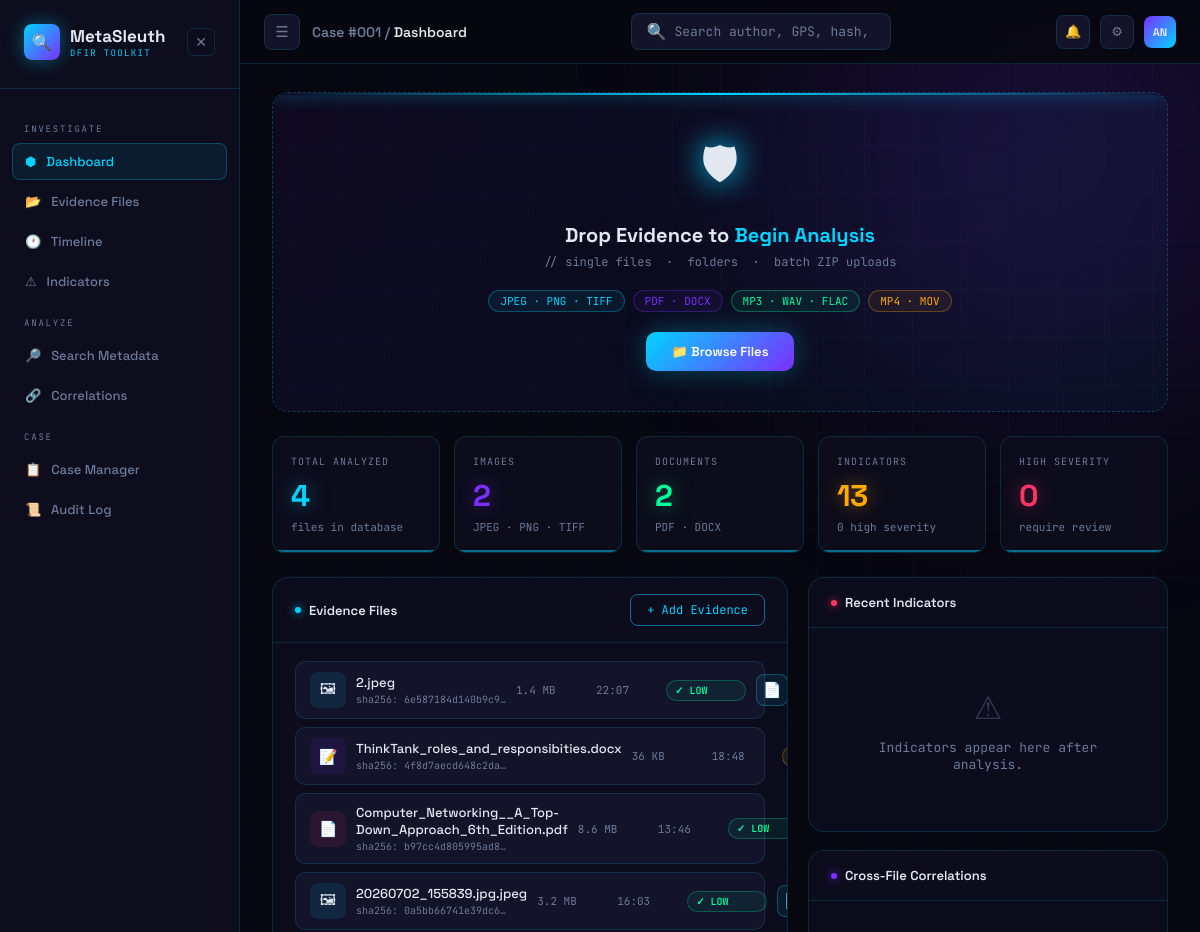
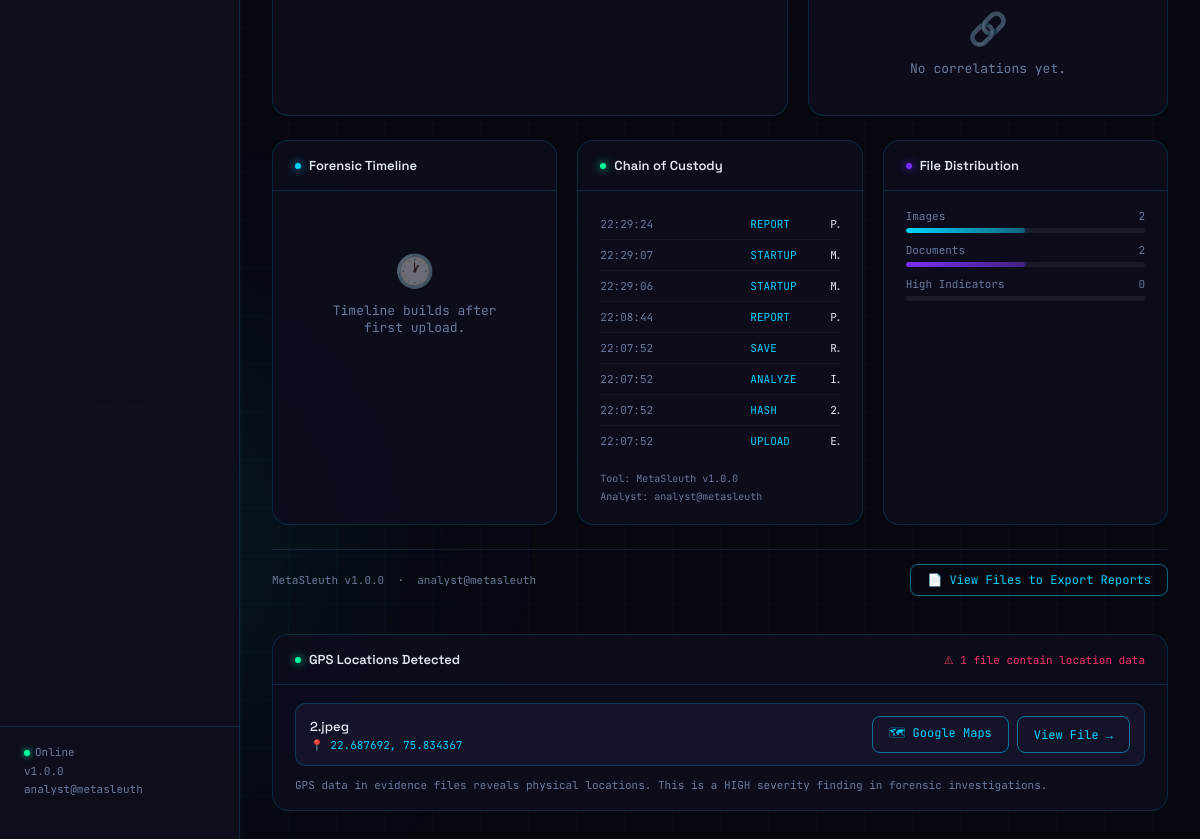
The page / on the database its author committed (2 pictures, top to bottom).
### tables this page shows
CREATE TABLE files (
            id          INTEGER PRIMARY KEY AUTOINCREMENT,
            filename    TEXT NOT NULL,
            file_type   TEXT NOT NULL,
            file_size   INTEGER,
            md5         TEXT,
            sha1        TEXT,
            sha256      TEXT,
            upload_time TEXT NOT NULL,
            analyst     TEXT
        );

CREATE TABLE audit_log (
            id        INTEGER PRIMARY KEY AUTOINCREMENT,
            timestamp TEXT NOT NULL,
            action    TEXT NOT NULL,
            detail    TEXT,
            analyst   TEXT,
            tool_ver  TEXT
        , file_id INTEGER);

CREATE TABLE metadata (
            id      INTEGER PRIMARY KEY AUTOINCREMENT,
            file_id INTEGER NOT NULL,
            key     TEXT NOT NULL,
            value   TEXT,
            FOREIGN KEY (file_id) REFERENCES files(id)
        );

### app.py (the view)
@app.route('/')
def dashboard():
    files        = get_all_files()
    stats        = get_dashboard_stats()
    audit_log    = get_audit_log()
    correlations = get_correlations()
    gps_findings = get_gps_findings()
    return render_template('dashboard.html',
                           files        = files,
                           stats        = stats,
                           audit_log    = audit_log,
                           correlations = correlations,
                           gps_findings = gps_findings,
                           analyst      = ANALYST_NAME,
                           version      = TOOL_VERSION)

### templates/dashboard.html (shortened to what this page needs)
{% extends 'base.html' %}
{% block breadcrumb %}Case #001 / <span>Dashboard</span>{% endblock %}
{% block content %}
<div class="upload-zone" id="drop-zone">
    <div class="scan-line"></div>
    <div class="upload-icon">&#128737;</div>
    <div class="upload-title">
        Drop Evidence to <em>Begin Analysis</em>
    </div>
    <div class="upload-sub">
        // single files &nbsp;&middot;&nbsp; folders &nbsp;&middot;&nbsp; batch ZIP uploads
    </div>
    <div class="type-badges">
        <span class="badge img">JPEG &middot; PNG &middot; TIFF</span>
        <span class="badge doc">PDF &middot; DOCX</span>
        <span class="badge aud">MP3 &middot; WAV &middot; FLAC</span>
        <span class="badge vid">MP4 &middot; MOV</span>
    </div>
    <button
        class="upload-btn"
        onclick="document.getElementById('file-input').click()"
    >
        &#128193; Browse Files
    </button>
</div>
<div class="stats-row">
    <div class="stat-card">
        <div class="stat-label">Total Analyzed</div>
        <div class="stat-value c-cyan">{{ stats.total }}</div>
        <div class="stat-meta">files in database</div>
    </div>
    <div class="stat-card">
        <div class="stat-label">Images</div>
        <div class="stat-value c-violet">{{ stats.images }}</div>
        <div class="stat-meta">JPEG &middot; PNG &middot; TIFF</div>
    </div>
    <div class="stat-card">
        <div class="stat-label">Documents</div>
        <div class="stat-value c-ok">{{ stats.documents }}</div>
        <div class="stat-meta">PDF &middot; DOCX</div>
    </div>
    <div class="stat-card">
        <div class="stat-label">Indicators</div>
        <div class="stat-value c-warn">{{ stats.total_indicators }}</div>
        <div class="stat-meta">{{ stats.high }} high severity</div>
    </div>
    <div class="stat-card">
        <div class="stat-label">High Severity</div>
        <div class="stat-value c-alert">{{ stats.high }}</div>
        <div class="stat-meta">require review</div>
    </div>
</div>
<div class="two-col">
    <div class="panel">
        <div class="panel-head">
            <div class="panel-title">
                <span class="dot"></span>
                Evidence Files
            </div>
            <button
                class="btn-outline"
                onclick="document.getElementById('file-input').click()"
            >
                + Add Evidence
            </button>
        </div>
        <div class="panel-body">
            {% if files %}
            <div class="file-list">
                {% for f in files %}
                <div class="file-row" id="file-row-{{ f.id }}">
                    <a href="/file/{{ f.id }}"
                        style="display:contents; text-decoration:none; color:inherit;"
                    >
                        <div class="file-icon
                            {% if   f.file_type == 'image' %}fi-image
                            {% elif f.file_type == 'pdf'   %}fi-pdf
                            {% elif f.file_type == 'word'  %}fi-word
                            {% elif f.file_type == 'audio' %}fi-audio
                            {% elif f.file_type == 'video' %}fi-video
                            {% else %}fi-zip{% endif %}">
                            {% if   f.file_type == 'image' %}&#128444;
                            {% elif f.file_type == 'pdf'   %}&#128196;
                            {% elif f.file_type == 'word'  %}&#128221;
                            {% elif f.file_type == 'audio' %}&#127925;
                            {% elif f.file_type == 'video' %}&#127916;
                            {% else %}&#128230;{% endif %}
                        </div>
                        <div>
                            <div class="file-name">{{ f.filename }}</div>
                            <div class="file-hash">
                                sha256:&nbsp;{{ f.sha256[:16] if f.sha256 else 'N/A' }}&hellip;
                            </div>
                        </div>
                        <div class="file-size">
                            {% if f.file_size %}
                                {% if f.file_size > 1048576 %}
                                    {{ "%.1f"|format(f.file_size / 1048576) }} MB
                                {% else %}
                                    {{ "%.0f"|format(f.file_size / 1024) }} KB
                                {% endif %}
                            {% endif %}
                        </div>
                        <div class="file-time">
                            {{ f.upload_time[11:16] if f.upload_time else '' }}
                        </div>
                        <span class="sev-chip sev-{{ f.highest_severity or 'NONE' }}">
                            {% if   f.highest_severity == 'HIGH'   %}&#9888; HIGH
                            {% elif f.highest_severity == 'MEDIUM' %}&#9889; MED
                            {% elif f.highest_severity == 'LOW'    %}&#10003; LOW
                            {% else %}&mdash; NONE{% endif %}
                        </span>
                        <button
                        title="Export PDF report"
                        onclick="window.location.href='/report/{{ f.id }}'"
                        style="width:32px; height:32px; border-radius:8px; border:1px solid rgba(0,212,255,0.3); background:rgba(0,212,255,0.08); color:var(--cyan); font-size:15px; cursor:pointer; display:flex; align-items:center; justify-content:center; transition:all 0.2s; flex-shrink:0;"
                        onmouseover="this.style.background='rgba(0,212,255,0.2)'"
                        onmouseout="this.style.background='rgba(0,212,255,0.08)'"
                    >
                        &#128196;
                    </button>
                </div>
                {% endfor %}
            </div>
            {% else %}
            <div class="empty">
                <div class="empty-icon">&#128194;</div>
                No evidence files yet.<br>
                Drop a file above to begin.
            </div>
            {% endif %}
        </div>
    </div>
    <div style="display: flex; flex-direction: column; gap: 18px;">
        <div class="panel">
            <div class="panel-head">
                <div class="panel-title">
                    <span class="dot a"></span>
                    Recent Indicators
                </div>
            </div>
            <div class="panel-body">
                <div class="ind-list" id="indicator-panel">
                    <div class="empty">
                        <div class="empty-icon">&#9888;</div>
                        Indicators appear here after analysis.
                    </div>
                </div>
            </div>
        </div>
        <div class="panel">
            <div class="panel-head">
                <div class="panel-title">
                    <span class="dot v"></span>
                    Cross-File Correlations
                </div>
            </div>
            <div class="panel-body">
                {% if correlations.shared_authors %}
                    <div style="
                        font-size: 10px;
                        font-family: var(--mono);
                        color: var(--muted);
                        letter-spacing: 0.1em;
                        text-transform: uppercase;
                        margin-bottom: 10px;
                    ">
                        Shared Authors
                    </div>
                    <div class="corr-grid">
                        {% for row in correlations.shared_authors %}
                        <div class="corr-card">
                            <div class="corr-val">{{ row.author }}</div>
                            <div class="corr-meta">{{ row.file_count }} files</div>
                        </div>
                        {% endfor %}
                    </div>
                {% else %}
                    <div class="empty" style="padding: 20px 0;">
                        <div class="empty-icon">&#128279;</div>
                        No correlations yet.
                    </div>
                {% endif %}
            </div>
        </div>
    </div>
</div>
<div class="three-col">
    <div class="panel">
        <div class="panel-head">
            <div class="panel-title">
                <span class="dot"></span>
                Forensic Timeline
            </div>
        </div>
        <div class="panel-body">
            <div class="tl" id="timeline-panel">
                <div class="empty">
                    <div class="empty-icon">&#128336;</div>
                    Timeline builds after first upload.
                </div>
            </div>
        </div>
    </div>
    <div class="panel">
        <div class="panel-head">
            <div class="panel-title">
                <span class="dot o"></span>
                Chain of Custody
            </div>
        </div>
        <div class="panel-body">
            {% if audit_log %}
                <div class="audit-list">
                    {% for entry in audit_log[:8] %}
                    <div class="audit-row">
                        <span class="audit-time">
                            {{ entry.timestamp[11:19] if entry.timestamp else '' }}
                        </span>
                        <span class="audit-action">{{ entry.action }}</span>
                        <span class="audit-detail">{{ entry.detail }}</span>
                    </div>
                    {% endfor %}
                </div>
            {% else %}
                <div class="empty">No audit entries yet.</div>
            {% endif %}
            <div style="
                margin-top: 14px;
                font-size: 10px;
                font-family: var(--mono);
                color: var(--muted);
                line-height: 1.8;
            ">
                Tool: MetaSleuth v{{ version }}<br>
                Analyst: {{ analyst }}
            </div>
        </div>
    </div>
    <div class="panel">
        <div class="panel-head">
            <div class="panel-title">
                <span class="dot v"></span>
                File Distribution
            </div>
        </div>
        <div class="panel-body">
            {% set total = stats.total if stats.total > 0 else 1 %}
            <div class="bar-row">
                <div class="bar-label">
                    <span>Images</span>
                    <span>{{ stats.images }}</span>
                </div>
                <div class="bar-track">
                    <div
                        class="bar-fill bf-cyan"
                        style="width: {{ (stats.images / total * 100) | int }}%"
                    ></div>
                </div>
            </div>
            <div class="bar-row">
                <div class="bar-label">
                    <span>Documents</span>
                    <span>{{ stats.documents }}</span>
                </div>
                <div class="bar-track">
                    <div
                        class="bar-fill bf-violet"
                        style="width: {{ (stats.documents / total * 100) | int }}%"
                    ></div>
                </div>
            </div>
            <div class="bar-row">
                <div class="bar-label">
                    <span>High Indicators</span>
                    <span>{{ stats.high }}</span>
                </div>
                <div class="bar-track">
                </div>
            </div>
        </div>
    </div>
</div>
<div class="page-foot">
    <span>MetaSleuth v{{ version }} &nbsp;&middot;&nbsp; {{ analyst }}</span>
    <a href="/evidence" class="btn-outline">&#128196; View Files to Export Reports</a>
</div>
{% if gps_findings %}
<div class="panel">
    <div class="panel-head">
        <div class="panel-title">
            <span class="dot o"></span>
            GPS Locations Detected
        </div>
        <span style="font-size:11px; font-family:var(--mono); color:var(--alert);">
            &#9888; {{ gps_findings|length }} file{{ 's' if gps_findings|length != 1 }} contain location data
        </span>
    </div>
    <div class="panel-body">
        <div style="display:flex; flex-direction:column; gap:10px;">
            {% for g in gps_findings %}
            <div style="display:flex; align-items:center; justify-content:space-between; padding:12px 14px; background:var(--surface); border:1px solid rgba(0,212,255,0.2); border-radius:10px;">
                <div>
                    <div style="font-size:13px; font-weight:500;">{{ g.filename }}</div>
                    <div style="font-size:11px; font-family:var(--mono); color:var(--cyan); margin-top:3px;">
                        &#128205; {{ g.gps }}
                    </div>
                </div>
                <div style="display:flex; gap:8px;">
                    <a href="https://maps.google.com/?q={{ g.gps }}" target="_blank" class="btn-outline">
                        &#128506; Google Maps
                    </a>
                    <a href="/file/{{ g.id }}" class="btn-outline">View File &rarr;</a>
                </div>
            </div>
            {% endfor %}
        </div>
        <div style="margin-top:12px; font-size:11px; font-family:var(--mono); color:var(--muted);">
            GPS data in evidence files reveals physical locations.
            This is a HIGH severity finding in forensic investigations.
        </div>
    </div>
</div>
{% endif %}
{% endblock %}

### rows shown on the page
files: filename "2.jpeg", sha256 "6e587184d140b9c9", f.file_size/1048576 "1.4", upload_time "22:07", shows "✓ LOW"
files: filename "ThinkTank_roles_and_responsibities.docx", sha256 "4f8d7aecd648c2da", f.file_size/1024 "36", upload_time "18:48"
files: filename "Computer_Networking__A_Top-Down_Approach_6th_Edition.pdf", sha256 "b97cc4d805995ad8", f.file_size/1048576 "8.6", upload_time "13:46", shows "✓ LOW"
files: filename "20260702_155839.jpg.jpeg", sha256 "0a5bb66741e39dc6", f.file_size/1048576 "3.2", upload_time "16:03", shows "✓ LOW"
audit_log: timestamp "22:29:24", action "REPORT"
audit_log: timestamp "22:29:07", action "STARTUP"
audit_log: timestamp "22:29:06", action "STARTUP"
audit_log: timestamp "22:08:44", action "REPORT"
audit_log: timestamp "22:07:52", action "SAVE"
audit_log: timestamp "22:07:52", action "ANALYZE"
audit_log: timestamp "22:07:52", action "HASH"
audit_log: timestamp "22:07:52", action "UPLOAD"
metadata: filename "2.jpeg", gps "22.687692, 75.834367"

### other values the page prints
{{ version if version else '1.0.0' }} "1.0.0"
{{ analyst if analyst else 'analyst@metasleuth' }} "analyst@metasleuth"
{{ stats.total }} "4"
{{ stats.images }} "2"
{{ stats.documents }} "2"
{{ stats.total_indicators }} "13"
{{ stats.high }} "0"
{{ version }} "1.0.0"
{{ analyst }} "analyst@metasleuth"
{{ gps_findings|length }} "1"
